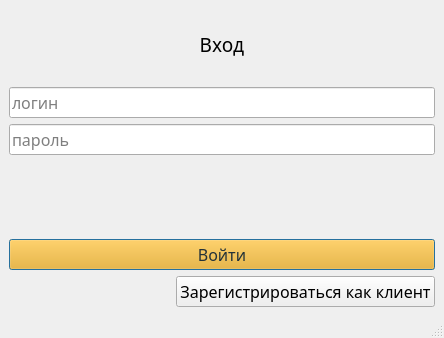
<?xml version="1.0" encoding="UTF-8"?>
<ui version="4.0">
 <class>MainWindow</class>
 <widget class="QMainWindow" name="MainWindow">
  <property name="geometry">
   <rect>
    <x>0</x>
    <y>0</y>
    <width>444</width>
    <height>338</height>
   </rect>
  </property>
  <property name="windowTitle">
   <string>MainWindow</string>
  </property>
  <widget class="QWidget" name="centralwidget">
   <property name="font">
    <font>
     <family>Candara</family>
     <pointsize>12</pointsize>
    </font>
   </property>
   <layout class="QVBoxLayout" name="verticalLayout">
    <item>
     <widget class="QLabel" name="label">
      <property name="text">
       <string>&lt;html&gt;&lt;head/&gt;&lt;body&gt;&lt;p align=&quot;center&quot;&gt;&lt;span style=&quot; font-size:14pt;&quot;&gt;Вход&lt;/span&gt;&lt;/p&gt;&lt;/body&gt;&lt;/html&gt;</string>
      </property>
     </widget>
    </item>
    <item>
     <widget class="QLineEdit" name="lineEdit">
      <property name="placeholderText">
       <string>логин</string>
      </property>
     </widget>
    </item>
    <item>
     <widget class="QLineEdit" name="lineEdit_2">
      <property name="placeholderText">
       <string>пароль</string>
      </property>
     </widget>
    </item>
    <item>
     <widget class="QLabel" name="label_2">
      <property name="font">
       <font>
        <family>Candara</family>
        <pointsize>10</pointsize>
       </font>
      </property>
      <property name="styleSheet">
       <string notr="true">color: rgb(36, 50, 56)</string>
      </property>
      <property name="text">
       <string>&lt;html&gt;&lt;head/&gt;&lt;body&gt;&lt;p align=&quot;center&quot;&gt;&lt;br/&gt;&lt;/p&gt;&lt;/body&gt;&lt;/html&gt;</string>
      </property>
     </widget>
    </item>
    <item>
     <widget class="QPushButton" name="pushButton">
      <property name="styleSheet">
       <string notr="true">background-color: rgb(255, 170, 0);
color: rgb(36, 50, 56)</string>
      </property>
      <property name="text">
       <string>Войти</string>
      </property>
      <property name="autoDefault">
       <bool>true</bool>
      </property>
      <property name="default">
       <bool>true</bool>
      </property>
     </widget>
    </item>
    <item>
     <layout class="QHBoxLayout" name="horizontalLayout">
      <item>
       <spacer name="horizontalSpacer">
        <property name="orientation">
         <enum>Qt::Horizontal</enum>
        </property>
        <property name="sizeHint" stdset="0">
         <size>
          <width>40</width>
          <height>20</height>
         </size>
        </property>
       </spacer>
      </item>
      <item>
       <widget class="QPushButton" name="pushButton_2">
        <property name="text">
         <string>Зарегистрироваться как клиент</string>
        </property>
       </widget>
      </item>
     </layout>
    </item>
   </layout>
  </widget>
  <widget class="QMenuBar" name="menubar">
   <property name="geometry">
    <rect>
     <x>0</x>
     <y>0</y>
     <width>444</width>
     <height>21</height>
    </rect>
   </property>
  </widget>
  <widget class="QStatusBar" name="statusbar"/>
 </widget>
 <resources/>
 <connections/>
</ui>
